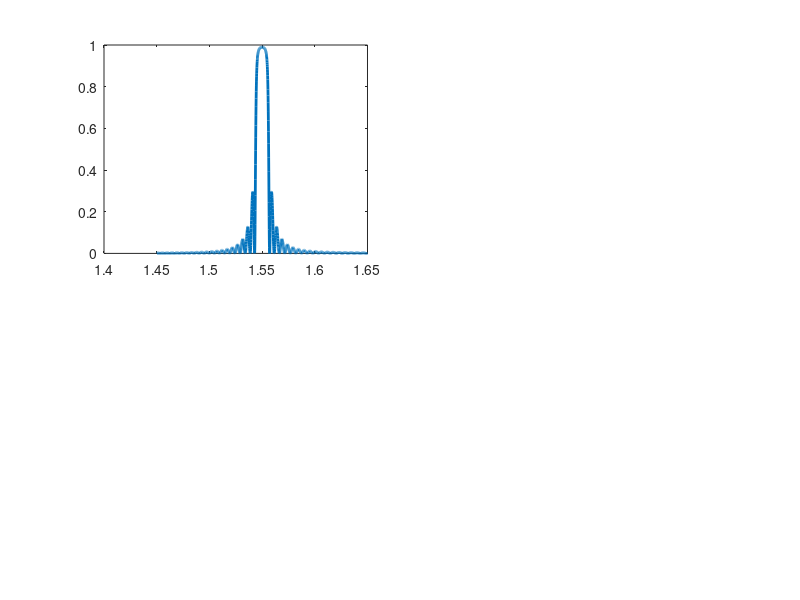

Write MATLAB code to recreate this figure. (Note: this script raises an error after producing the figure.)
clear; clc; close all;

lambda0 = 1.55; 
nL = 1.45;
lambda_vec = linspace(1.45, 1.65, 2000);
ratios = [1.01, 1.1]; 
N_vals = [301, 32]; 

figure('Name', 'DBR Analysis', 'Units', 'normalized', 'Position', [0.1 0.1 0.8 0.8]);

for i = 1:2
    nH = nL * ratios(i);
    N = N_vals(i);
    r = (nL - nH) / (nL + nH);
    
    dL = lambda0 / (4 * nL);
    dH = lambda0 / (4 * nH);
    
    R_results = zeros(size(lambda_vec));
    Phase_results = zeros(size(lambda_vec));
    
    for k = 1:length(lambda_vec)
        lam = lambda_vec(k);
        deltaL = (4 * pi * nL * dL) / lam;
        deltaH = (4 * pi * nH * dH) / lam;
        
        A = exp(-1j*deltaL/2) * (exp(-1j*deltaH/2) - r^2 * exp(1j*deltaH/2));
        B = exp(-1j*deltaL/2) * (-r*exp(-1j*deltaH/2) + r*exp(1j*deltaH/2));
        C = exp(1j*deltaL/2) * (-r*exp(1j*deltaH/2) + r*exp(-1j*deltaH/2));
        D = exp(1j*deltaL/2) * (exp(1j*deltaH/2) - r^2 * exp(-1j*deltaH/2));
        
        M_single = (1 / (1 - r^2)) * [A, B; C, D];
        M_total = M_single^N;
        
        M_exit = (1/(1+r)) * [1, r; r, 1];
        M_sys = M_total * M_exit;
        
        rN = -M_sys(2,1) / M_sys(2,2);
        
        R_results(k) = abs(rN)^2;
        Phase_results(k) = angle(rN);
    end
    
    subplot(2, 2, 2*i - 1);
    plot(lambda_vec, R_results, 'LineWidth', 2); hold on;
    yline(0.99, 'r--', '99%', 'LabelHorizontalAlignment', 'left');
    grid on;
    title(['Reflectivity (R): n_H/n_L = ', num2str(ratios(i)), ', N = ', num2str(N)]);
    xlabel('\lambda [\mum]'); ylabel('Reflectivity');
    ylim([0 1.05]); 
    xlim([1.45 1.65]);

    subplot(2, 2, 2*i);
    plot(lambda_vec, unwrap(Phase_results), 'Color', [0.85 0.325 0.098], 'LineWidth', 2);
    grid on;
    title(['Phase (Unwrapped): n_H/n_L = ', num2str(ratios(i))]);
    xlabel('\lambda [\mum]'); ylabel('Phase [rad]');
    xlim([1.45 1.65]);
end

sgtitle('DBR Performance Summary - Peak Reflectivity Analysis');
